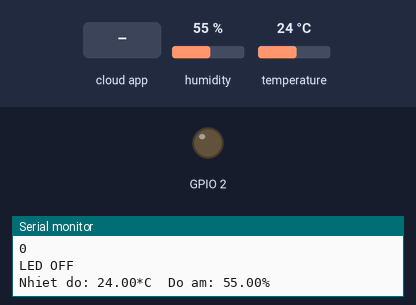
Simulated run of this sketch. Board: ESP32. Shown: output pins drawn as LEDs (lit = HIGH), the last lines printed to the serial monitor. Inputs (shaded band) come from the test bench; at power-on: humidity 55 %, temperature 24 °C. WiFi joins after 1.5 s; servers stay silent unless stated; the Firebase database answers and starts empty.

Above: at 3.8 s.
3.9 s: the phone or cloud app sets ledStatus to 1
At 4.5 s:
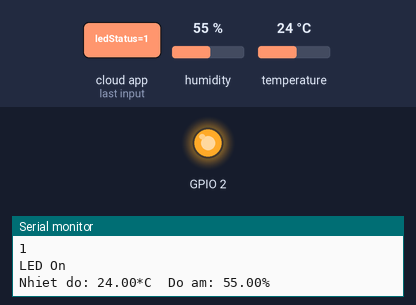
5.6 s: the phone or cloud app sets ledStatus to 0
At 7.4 s:
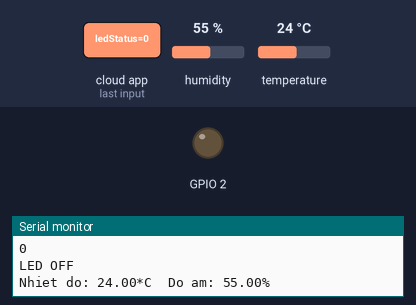
Timing chart, 0 to 8.9 s (numbered marks = the images above; inputs shaded):
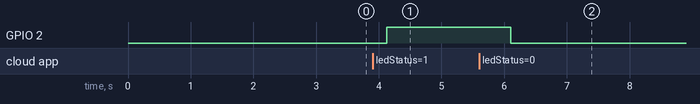

The sketch:

sketch_apr15a.ino
```cpp
#include <FirebaseESP32.h>
#include <DHT.h>
#include  <WiFi.h>

#define FIREBASE_HOST "https://myfarm-f6cfb-default-rtdb.firebaseio.com/"
#define FIREBASE_AUTH "w51J9Ia0gQr2rd1WwAzq0VaAZN6qbRy7YZ9romO5"
#define WIFI_SSID "IoT Lab" // Thay đổi tên wifi của bạn
#define WIFI_PASSWORD "CCE@HCMUTE" // Thay đổi password wifi của bạn
#define DHTPIN 4    // Chân dữ liệu của DHT 11 , với NodeMCU chân D5 GPIO là 14
#define DHTTYPE DHT11   // DHT 11

DHT dht(DHTPIN, DHTTYPE);
FirebaseData fbdo;
int fireStatus;
int f;

void setup() {

  Serial.begin(9600);
  delay(1000);
  pinMode(2,OUTPUT);
  WiFi.begin (WIFI_SSID, WIFI_PASSWORD);
  Serial.print("Dang ket noi");
  while (WiFi.status() != WL_CONNECTED) {
    Serial.print(".");
    delay(500);
  }

  dht.begin();
  Serial.println ("");
  Serial.println ("Da ket noi WiFi!");
  Serial.println(WiFi.localIP());
  Firebase.begin(FIREBASE_HOST, FIREBASE_AUTH);
  Firebase.setInt(fbdo, "ledStatus", 0);

}

void loop() {

  fireStatus = Firebase.getInt(fbdo,"ledStatus",f);
  Serial.println (f);
  if(f == 1){
    Serial.println("LED On");

    digitalWrite(2, HIGH);
    }
  else if(f == 0){
    Serial.println("LED OFF");

    digitalWrite(2, LOW);
    }
   else {

    Serial.println("Wrong Credential! Please send ON/OFF");

  }


  float h = dht.readHumidity();
  float t = dht.readTemperature();  // Đọc nhiệt độ theo độ C

  if (isnan(h) || isnan(t)) {
    Serial.println("Failed to read from DHT sensor!");
    return;

  }

  Serial.print("Nhiet do: ");
  Serial.print(t);
  Serial.print("*C  ");
  Serial.print("Do am: ");
  Serial.print(h);
  Serial.println("%  ");

  Firebase.setFloat( fbdo,"Nhiet do", t);

  Firebase.setFloat ( fbdo,"Do am", h);

  delay(200);

}
```

Measured:
- after the input at 3.9 s, GPIO 2: LOW → HIGH after 0.23 s
- after the input at 5.6 s, GPIO 2: HIGH → LOW after 0.50 s
